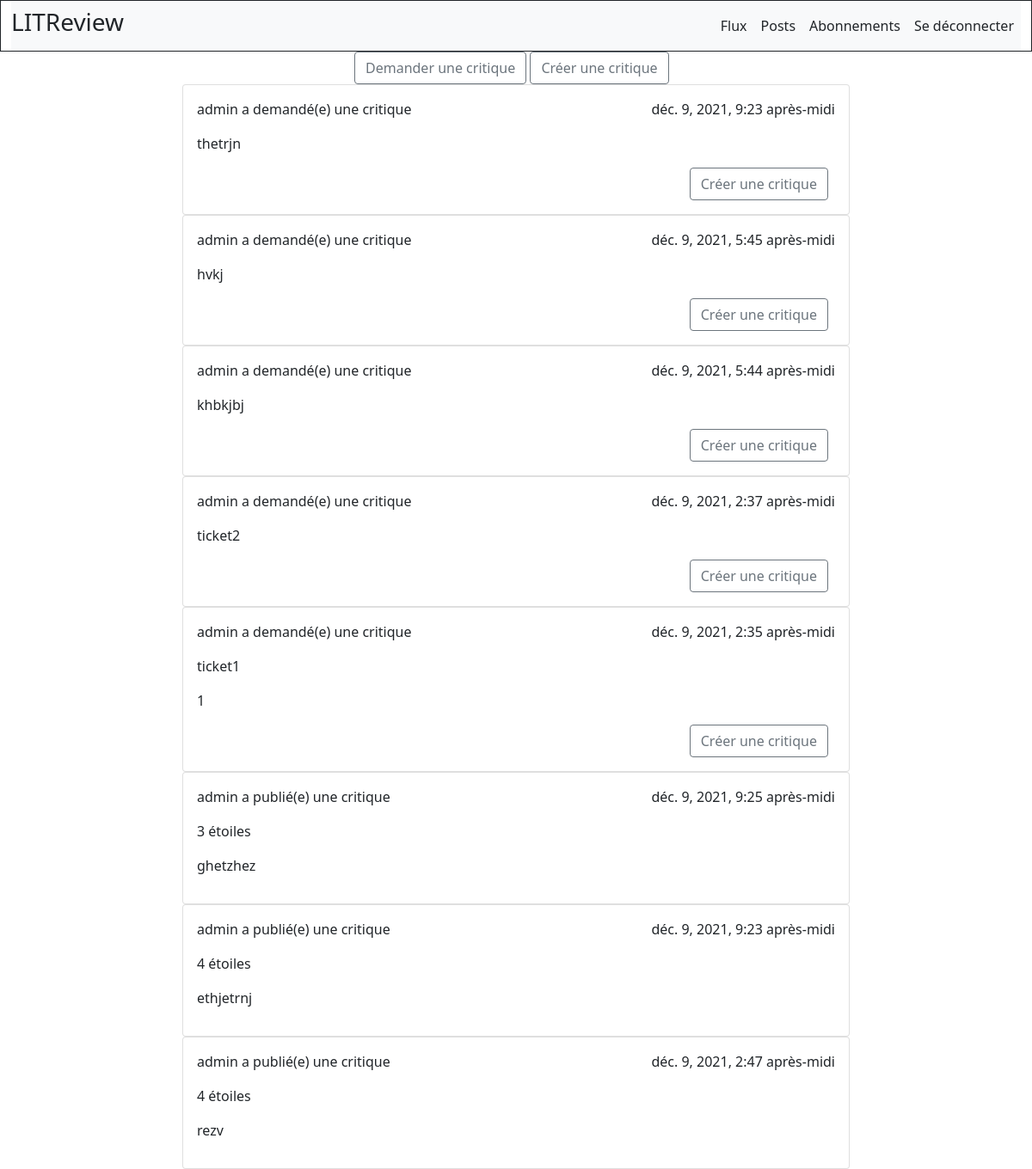
Page / (signed in) on the earlier database version.
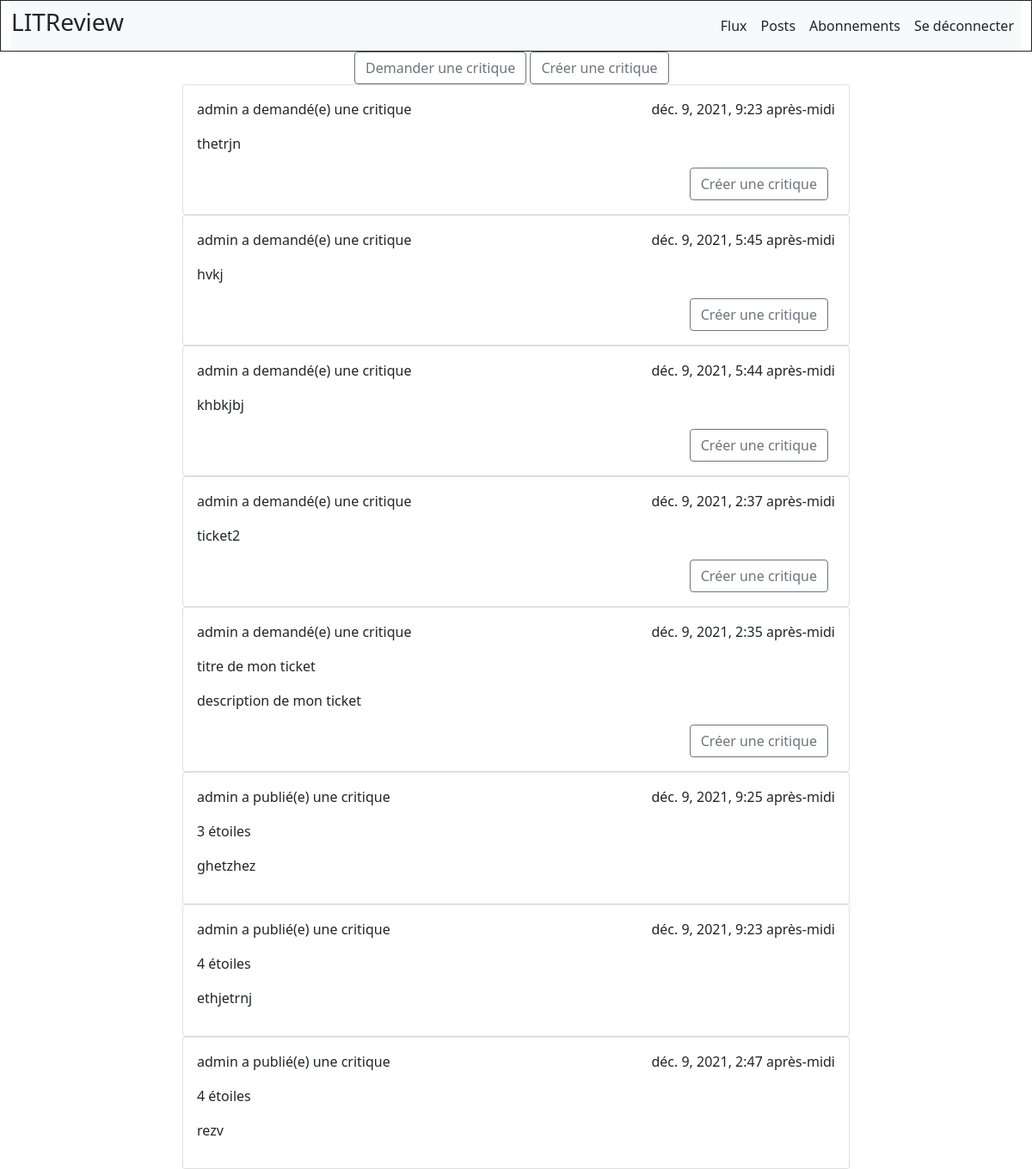
Same page on the later database version.
### content/models.py (models this page shows)
class Ticket(models.Model):
    title = models.CharField(max_length=128)
    description = models.TextField(max_length=2048, blank=True)
    user = models.ForeignKey(
        to=settings.AUTH_USER_MODEL, on_delete=models.CASCADE)
    time_created = models.DateTimeField(auto_now_add=True)

### accounts/models.py (models this page shows)
class User(AbstractUser):
	class Meta:
		abstract=False

### content/views.py (the view)
# urls.py: path('', views.flux, name='flux'),
@login_required
def flux(request):
	tickets = Ticket.objects.order_by('-id').filter(user_id=request.user.id)
	reviews = Review.objects.order_by('-id').filter(user_id=request.user.id)
	context = {
		'tickets': tickets,
		'reviews': reviews
	}
	return render(request, "content/flux.html", context)

### content/Templates/content/flux.html (shortened to what this page needs)
{% extends 'base.html' %}
{% block content_box_3 %}
 <div class="container col-md-4 justify-content-center">
       <button class="btn btn-outline-secondary" onclick="window.location.href = {% url 'content:ticket' %};">Demander une critique</button>
       <button class="btn btn-outline-secondary" onclick="window.location.href = {% url 'content:review' %};">Créer une critique</button>
 </div>
<div class="container col-md-8 mx-auto">
       {% for ticket in tickets %}
           <div class="card">
              <div class="card-body">
                <p class="card-text">{{ ticket.user }} a demandé(e) une critique <span style="float:right;">{{ ticket.time_created }}</span></p>
                <p class="card-text">{{ ticket.title }}</p>
                <p class="card-text">{{ ticket.description }}</p>
                  <div class="d-grid gap-2 d-md-flex justify-content-md-end">
                    <a href="{% url 'content:ticket_detail' ticket.id %}" class="btn btn-outline-secondary me-md-2">Créer une critique</a>
                  </div>
              </div>
            </div>
       {% endfor %}
        {% for review in reviews %}
                   <div class="card">
                      <div class="card-body">
                        <p class="card-text">{{ review.user }} a publié(e) une critique <span style="float:right;">{{ review.time_created }}</span></p>
                        <p class="card-text">{{ review.rating }} étoiles</p>
                        <p class="card-text">{{ review.headline }}</p>
                      </div>
                    </div>
               {% endfor %}
 </div>
{% endblock content_box_3 %}

Differences in the rows shown:
changed Ticket: title "ticket1" → "titre de mon ticket"; description "1" → "description de mon ticket"
